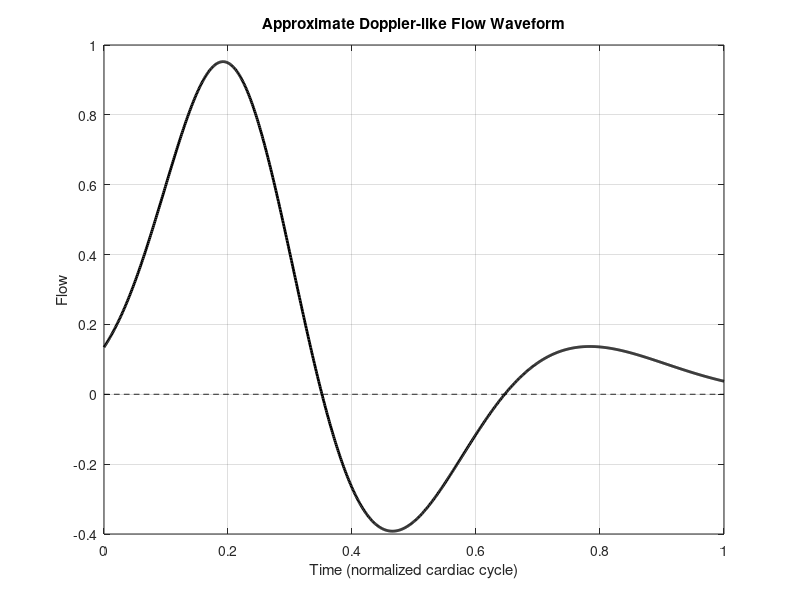

Recreate this plot in MATLAB.
% time vector (one cycle)
t = linspace(0, 1, 1000);

% systolic forward flow
As = 1.0;
ts = 0.20;
ss = 0.10;
sys = As * exp(-((t - ts).^2) / (2*ss^2));

% early diastolic reversal (negative)
Ar = 0.45;
tr = 0.45;
sr = 0.12;
rev = -Ar * exp(-((t - tr).^2) / (2*sr^2));

% late diastolic forward flow
Ad = 0.15;
td = 0.75;
sd = 0.15;
dia = Ad * exp(-((t - td).^2) / (2*sd^2));

% total waveform
f = sys + rev + dia;

% plot
figure;
plot(t, f, 'k', 'linewidth', 2);
grid on;
xlabel('Time (normalized cardiac cycle)');
ylabel('Flow');
title('Approximate Doppler-like Flow Waveform');

% reference line
hold on;
plot(t, 0*t, '--k');
hold off;
